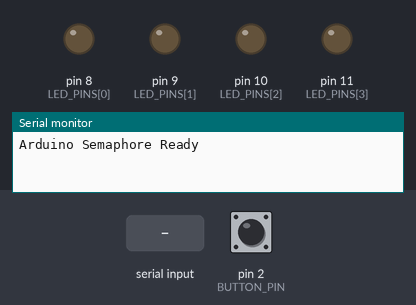
The sketch below on a simulated Arduino Uno, built with avr-gcc and run on an emulated ATmega328P. Shown: output pins drawn as LEDs (lit = HIGH), the last lines printed to the serial monitor. The test bench sets the inputs (shaded band); at power-on: pin 2 (BUTTON_PIN) HIGH.

Above: at 1.2 s.
1.3 s: "3\n" received over Serial
At 1.6 s:
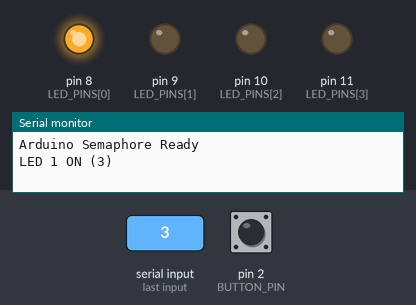
2.8 s: "2\n" received over Serial
At 4.0 s:
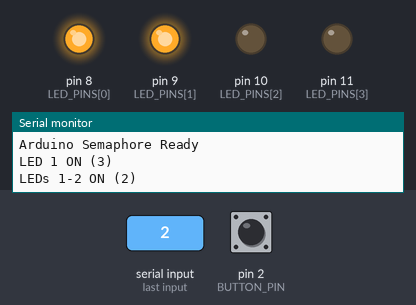
4.3 s: "GO\n" received over Serial
At 5.1 s:
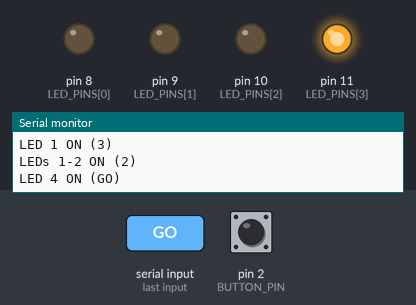
6.8 s: "1\n" received over Serial
At 8.2 s:
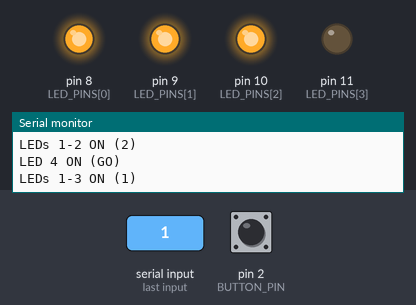
Timing chart, 0 to 9.8 s (numbered marks = the images above; inputs shaded):
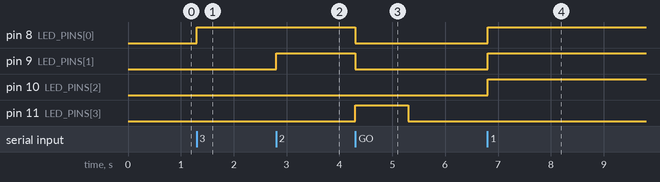

The sketch:

photobooth.ino
```cpp
/*
 * Photobooth Semaphore Controller
 *
 * This Arduino sketch controls a button and 4 LEDs for a semaphore countdown.
 * When the button is pressed, it sends a "START" command to the Python script
 * via serial communication. The Python script then controls the LED sequence
 * by sending "3", "2", "1", "GO" commands back to the Arduino.
 *
 * Hardware Setup:
 * - Button connected to pin 2 (with pull-up resistor)
 * - LED 1 (Red) connected to pin 8
 * - LED 2 (Yellow) connected to pin 9
 * - LED 3 (Yellow) connected to pin 10
 * - LED 4 (Green) connected to pin 11
 */

// Pin definitions
const int BUTTON_PIN = 2;
const int LED_PINS[] = {8, 9, 10, 11};  // LED1, LED2, LED3, LED4
const int NUM_LEDS = 4;

// Button state tracking
int lastButtonState = HIGH;  // Pull-up resistor, so HIGH when not pressed
int buttonState = HIGH;
unsigned long lastDebounceTime = 0;
unsigned long debounceDelay = 50;

// Semaphore state
bool semaphoreActive = false;

void setup() {
  // Initialize serial communication at 9600 baud
  Serial.begin(9600);

  // Configure button pin with internal pull-up resistor
  pinMode(BUTTON_PIN, INPUT_PULLUP);

  // Configure LED pins as outputs
  for (int i = 0; i < NUM_LEDS; i++) {
    pinMode(LED_PINS[i], OUTPUT);
    digitalWrite(LED_PINS[i], LOW);  // Start with all LEDs off
  }

  Serial.println("Arduino Semaphore Ready");
}

void loop() {
  // Read button state with debouncing
  int reading = digitalRead(BUTTON_PIN);

  if (reading != lastButtonState) {
    lastDebounceTime = millis();
  }

  if ((millis() - lastDebounceTime) > debounceDelay) {
    if (reading != buttonState) {
      buttonState = reading;

      // Button pressed (LOW because of pull-up) and not already running
      if (buttonState == LOW && !semaphoreActive) {
        Serial.println("START");
        semaphoreActive = true;
      }
    }
  }

  lastButtonState = reading;

  // Check for commands from Python
  if (Serial.available() > 0) {
    String command = Serial.readStringUntil('\n');
    command.trim();

    if (command == "3") {
      // Turn on LED 1 (Red)
      turnOffAllLEDs();
      digitalWrite(LED_PINS[0], HIGH);
      Serial.println("LED 1 ON (3)");
    }
    else if (command == "2") {
      // Turn on LEDs 1 and 2
      turnOffAllLEDs();
      digitalWrite(LED_PINS[0], HIGH);
      digitalWrite(LED_PINS[1], HIGH);
      Serial.println("LEDs 1-2 ON (2)");
    }
    else if (command == "1") {
      // Turn on LEDs 1, 2, and 3
      turnOffAllLEDs();
      digitalWrite(LED_PINS[0], HIGH);
      digitalWrite(LED_PINS[1], HIGH);
      digitalWrite(LED_PINS[2], HIGH);
      Serial.println("LEDs 1-3 ON (1)");
    }
    else if (command == "GO") {
      // Turn on all LEDs (Green GO signal)
      turnOffAllLEDs();
      digitalWrite(LED_PINS[3], HIGH);
      Serial.println("LED 4 ON (GO)");
      delay(1000);  // Keep GO light on for 1 second
      turnOffAllLEDs();
      semaphoreActive = false;  // Reset state
    }
    else if (command == "RESET") {
      // Reset all LEDs
      turnOffAllLEDs();
      semaphoreActive = false;
      Serial.println("RESET");
    }
  }
}

void turnOffAllLEDs() {
  for (int i = 0; i < NUM_LEDS; i++) {
    digitalWrite(LED_PINS[i], LOW);
  }
}
```

Measured:
- after the input at 1.3 s, pin 8 (LED_PINS[0]): LOW → HIGH at once
- after the input at 2.8 s, pin 9 (LED_PINS[1]): LOW → HIGH at once
- after the input at 4.3 s, pin 8 (LED_PINS[0]), pin 9 (LED_PINS[1]): HIGH → LOW at once; pin 11 (LED_PINS[3]): LOW → HIGH at once, → LOW 1.0 s later
- after the input at 6.8 s, pin 8 (LED_PINS[0]), pin 9 (LED_PINS[1]), pin 10 (LED_PINS[2]): LOW → HIGH at once
